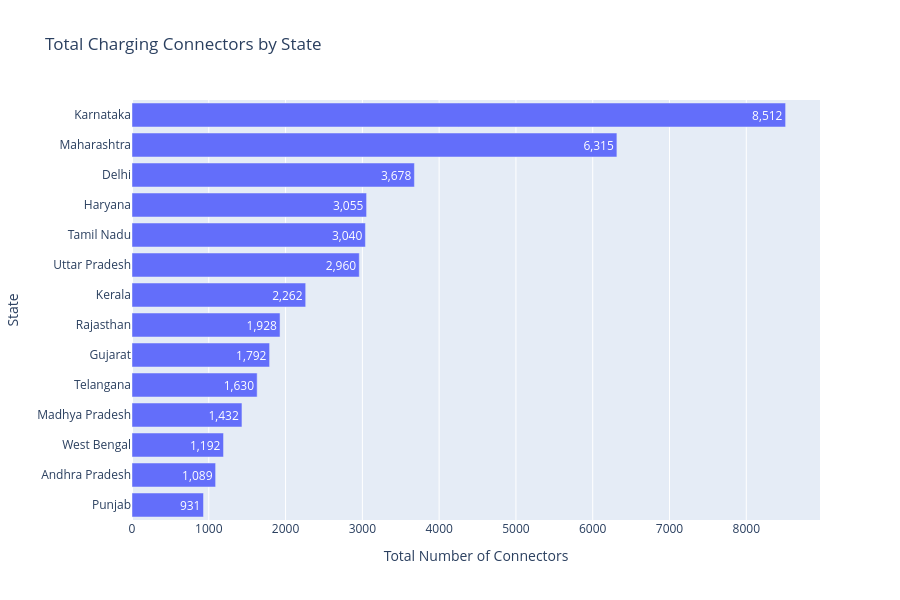

The notebook cell saved with this chart:
### Markdown cell above
## 6. Total Charging Connectors by State

Charging station count shows the number of charging locations, but total connectors provide a better measure of actual charging capacity. A state may have fewer stations but more connectors per station, which can improve its ability to serve EV users.

This chart compares the total number of public charging connectors across states and helps identify which states have stronger charging capacity.

### Code cell
connector_supply = master_df.sort_values(
    "Total_Connectors",
    ascending=False
)

fig = px.bar(
    connector_supply,
    x="Total_Connectors",
    y="State",
    orientation="h",
    title="Total Charging Connectors by State",
    labels={
        "Total_Connectors": "Total Number of Connectors",
        "State": "State"
    },
    text="Total_Connectors"
)

fig.update_traces(
    texttemplate="%{text:,.0f}",
    textposition="inside"
)

fig.update_layout(
    yaxis={"categoryorder": "total ascending"},
    height=600
)

fig.show()

### Figure 1 — Plotly figure (JSON) as saved in the notebook; plotly's stock layout.template omitted (floating-point values rounded to 4 significant figures)
{"data": [{"hovertemplate": "Total Number of Connectors=%{text}<br>State=%{y}<extra></extra>", "legendgroup": "", "marker": {"color": "#636efa", "pattern": {"shape": ""}}, "name": "", "orientation": "h", "showlegend": false, "text": [8512.0, 6315.0, 3678.0, 3055.0, 3040.0, 2960.0, 2262.0, 1928.0, 1792.0, 1630.0, 1432.0, 1192.0, 1089.0, 931.0], "textposition": "inside", "texttemplate": "%{text:,.0f}", "type": "bar", "x": [8512, 6315, 3678, 3055, 3040, 2960, 2262, 1928, 1792, 1630, 1432, 1192, 1089, 931], "xaxis": "x", "y": ["Karnataka", "Maharashtra", "Delhi", "Haryana", "Tamil Nadu", "Uttar Pradesh", "Kerala", "Rajasthan", "Gujarat", "Telangana", "Madhya Pradesh", "West Bengal", "Andhra Pradesh", "Punjab"], "yaxis": "y"}], "layout": {"barmode": "relative", "height": 600, "legend": {"tracegroupgap": 0}, "title": {"text": "Total Charging Connectors by State"}, "xaxis": {"anchor": "y", "domain": [0, 1], "title": {"text": "Total Number of Connectors"}}, "yaxis": {"anchor": "x", "categoryorder": "total ascending", "domain": [0, 1], "title": {"text": "State"}}}}
